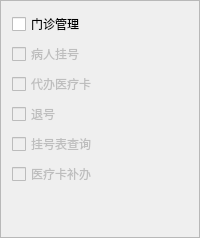
        <widget class="QFrame" name="frame_3">
         <property name="frameShape">
          <enum>QFrame::StyledPanel</enum>
         </property>
         <property name="frameShadow">
          <enum>QFrame::Raised</enum>
         </property>
         <layout class="QVBoxLayout" name="verticalLayout_3">
          <item>
           <widget class="QCheckBox" name="checkBoxOutpatientManage">
            <property name="sizePolicy">
             <sizepolicy hsizetype="Fixed" vsizetype="Fixed">
              <horstretch>0</horstretch>
              <verstretch>0</verstretch>
             </sizepolicy>
            </property>
            <property name="minimumSize">
             <size>
              <width>60</width>
              <height>20</height>
             </size>
            </property>
            <property name="text">
             <string>门诊管理</string>
            </property>
           </widget>
          </item>
          <item>
           <widget class="QCheckBox" name="checkBoxOutpatientManage1">
            <property name="enabled">
             <bool>false</bool>
            </property>
            <property name="sizePolicy">
             <sizepolicy hsizetype="Fixed" vsizetype="Fixed">
              <horstretch>0</horstretch>
              <verstretch>0</verstretch>
             </sizepolicy>
            </property>
            <property name="minimumSize">
             <size>
              <width>60</width>
              <height>20</height>
             </size>
            </property>
            <property name="text">
             <string>病人挂号</string>
            </property>
           </widget>
          </item>
          <item>
           <widget class="QCheckBox" name="checkBoxOutpatientManage2">
            <property name="enabled">
             <bool>false</bool>
            </property>
            <property name="sizePolicy">
             <sizepolicy hsizetype="Fixed" vsizetype="Fixed">
              <horstretch>0</horstretch>
              <verstretch>0</verstretch>
             </sizepolicy>
            </property>
            <property name="minimumSize">
             <size>
              <width>60</width>
              <height>20</height>
             </size>
            </property>
            <property name="text">
             <string>代办医疗卡</string>
            </property>
           </widget>
          </item>
          <item>
           <widget class="QCheckBox" name="checkBoxOutpatientManage3">
            <property name="enabled">
             <bool>false</bool>
            </property>
            <property name="sizePolicy">
             <sizepolicy hsizetype="Fixed" vsizetype="Fixed">
              <horstretch>0</horstretch>
              <verstretch>0</verstretch>
             </sizepolicy>
            </property>
            <property name="minimumSize">
             <size>
              <width>60</width>
              <height>20</height>
             </size>
            </property>
            <property name="text">
             <string>退号</string>
            </property>
           </widget>
          </item>
          <item>
           <widget class="QCheckBox" name="checkBoxOutpatientManage5">
            <property name="enabled">
             <bool>false</bool>
            </property>
            <property name="sizePolicy">
             <sizepolicy hsizetype="Fixed" vsizetype="Fixed">
              <horstretch>0</horstretch>
              <verstretch>0</verstretch>
             </sizepolicy>
            </property>
            <property name="minimumSize">
             <size>
              <width>60</width>
              <height>20</height>
             </size>
            </property>
            <property name="text">
             <string>挂号表查询</string>
            </property>
           </widget>
          </item>
          <item>
           <widget class="QCheckBox" name="checkBoxOutpatientManage4">
            <property name="enabled">
             <bool>false</bool>
            </property>
            <property name="sizePolicy">
             <sizepolicy hsizetype="Fixed" vsizetype="Fixed">
              <horstretch>0</horstretch>
              <verstretch>0</verstretch>
             </sizepolicy>
            </property>
            <property name="minimumSize">
             <size>
              <width>60</width>
              <height>20</height>
             </size>
            </property>
            <property name="text">
             <string>医疗卡补办</string>
            </property>
           </widget>
          </item>
          <item>
           <spacer name="verticalSpacer_9">
            <property name="orientation">
             <enum>Qt::Vertical</enum>
            </property>
            <property name="sizeHint" stdset="0">
             <size>
              <width>20</width>
              <height>40</height>
             </size>
            </property>
           </spacer>
          </item>
         </layout>
        </widget>
